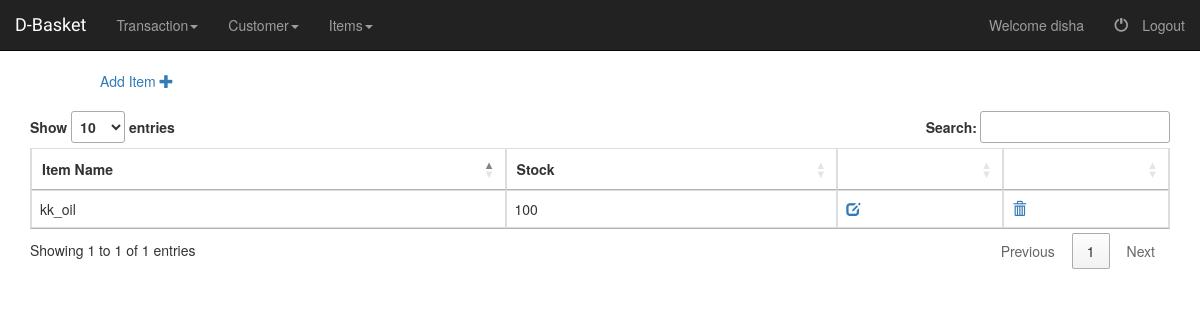
The page /emp/item/list/ (signed in) on the database as committed earlier.
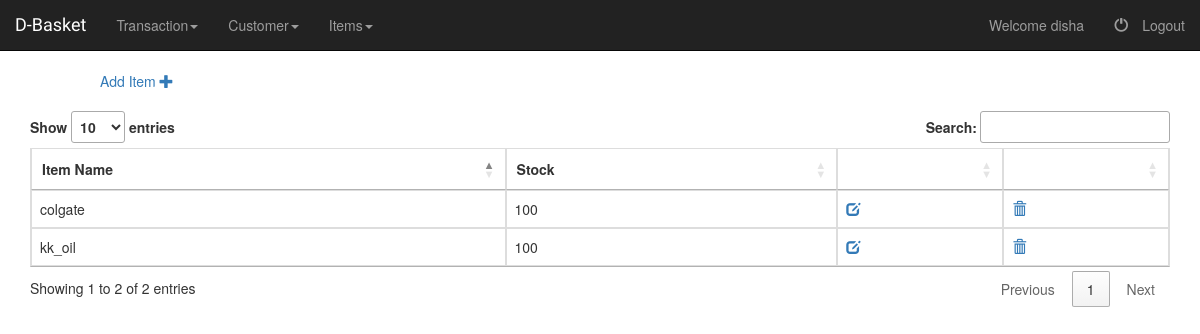
The same page on the database as committed later.
### AdminPanel/models.py (models this page shows, shortened)
class Item(models.Model):
	item_name = models.CharField(max_length = 50, verbose_name = 'Item Name')
	stocks = models.IntegerField()

### AdminPanel/item_views.py (the view)
class ItemListView(generic.ListView):
	template_name = "AdminPanel/item_list.html"
	context_object_name = 'item_list'
	def get_queryset(self):
		return Item.objects.all()

### AdminPanel/templates/AdminPanel/item_list.html (shortened to what this page needs)
{% extends "base.html" %}
{% block stylesheets %}
	<link rel="stylesheet"
	href="http://cdn.datatables.net/1.10.2/css/jquery.dataTables.min.css"></style>
	<link href="https://maxcdn.bootstrapcdn.com/bootstrap/3.3.7/css/bootstrap.min.css" rel="stylesheet">
{% endblock stylesheets %}
{% block tabs %}
	{% include "AdminPanel/tabs.html" with active_tab='list-items' %}
{% endblock tabs %}
{% block content %}
	<div class="col-sm-offset-2 col-md-offset-1">
		<a href="{% url 'adminpanel:add-item' %}">
			Add Item
			<span class="glyphicon glyphicon-plus" aria-hidden="true"/>
		</a>
	</div>
	<br/>
	<div class="container">
		<table class="table table-hover table-bordered " id="itemTable">
			<thead>
				<tr>
					<th>Item Name</th>
					<th>Stock</th>
					<th></th>
					<th></th>
				</tr>
			</thead>
			<tbody>
				{% for item in item_list  %}
					<tr>
						<td>{{item.item_name}}</td>
						<td>{{item.stocks}}</td>
						<td>
							<a href="{% url 'adminpanel:update-item' item.pk %}">
								<span class="glyphicon glyphicon-edit" aria-hidden="true"/>
							</a>
						</td>
						<td>
							<a href="{% url 'adminpanel:delete-item' item.pk %}">
								<span class="glyphicon glyphicon-trash" aria-hidden="true"/>
							</a>
						</td>
					</tr>
				{% endfor %}
			</tbody>
		</table>
	</div>
{% endblock content %}

Rows that differ between the two databases and show on the page:
added Item: item_name "colgate", stocks "100"
Other text that changed with them:
text written by a page script: "Show entries Search: Showing 1 to 1 of 1 entries Previous 1 Next" → "Show entries Search: Showing 1 to 2 of 2 entries Previous 1 Next"
